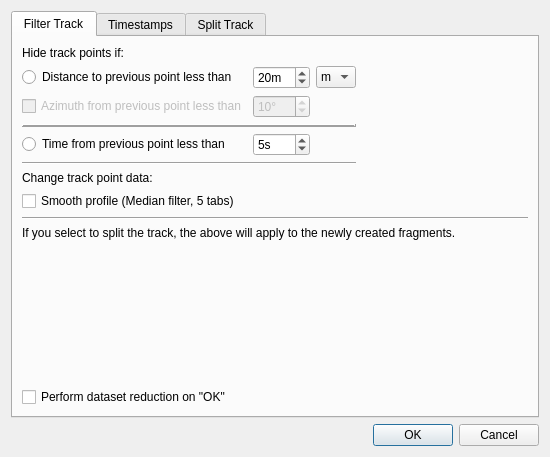
<?xml version="1.0" encoding="UTF-8"?>
<ui version="4.0">
 <author>Joerg Wunsch &lt;j@uriah.heep.sax.de&gt;</author>
 <class>IDlgTrackFilter</class>
 <widget class="QDialog" name="IDlgTrackFilter">
  <property name="geometry">
   <rect>
    <x>0</x>
    <y>0</y>
    <width>550</width>
    <height>457</height>
   </rect>
  </property>
  <property name="windowTitle">
   <string>Track Filter...</string>
  </property>
  <layout class="QVBoxLayout" name="verticalLayout_2">
   <item>
    <widget class="QTabWidget" name="tabTrackFilter">
     <property name="minimumSize">
      <size>
       <width>400</width>
       <height>400</height>
      </size>
     </property>
     <property name="currentIndex">
      <number>0</number>
     </property>
     <widget class="QWidget" name="tabDataset">
      <attribute name="title">
       <string>Filter Track</string>
      </attribute>
      <layout class="QVBoxLayout" name="verticalLayout_3">
       <item>
        <layout class="QHBoxLayout" name="horizontalLayout_3">
         <item>
          <layout class="QGridLayout" name="gridLayout_3">
           <item row="0" column="0">
            <widget class="QLabel" name="labelDataset">
             <property name="text">
              <string>Hide track points if:</string>
             </property>
            </widget>
           </item>
           <item row="1" column="0">
            <widget class="QRadioButton" name="radioDistance">
             <property name="text">
              <string>Distance to previous point less than</string>
             </property>
             <attribute name="buttonGroup">
              <string>buttonGroup</string>
             </attribute>
            </widget>
           </item>
           <item row="1" column="1">
            <widget class="QSpinBox" name="spinDistance">
             <property name="suffix">
              <string notr="true">m</string>
             </property>
             <property name="maximum">
              <number>999</number>
             </property>
             <property name="value">
              <number>20</number>
             </property>
            </widget>
           </item>
           <item row="1" column="2">
            <widget class="QComboBox" name="comboMeterFeet">
             <item>
              <property name="text">
               <string notr="true">m</string>
              </property>
             </item>
             <item>
              <property name="text">
               <string notr="true">ft</string>
              </property>
             </item>
            </widget>
           </item>
           <item row="4" column="1">
            <widget class="QSpinBox" name="spinTimedelta">
             <property name="suffix">
              <string notr="true">s</string>
             </property>
             <property name="maximum">
              <number>999</number>
             </property>
             <property name="value">
              <number>5</number>
             </property>
            </widget>
           </item>
           <item row="4" column="0">
            <widget class="QRadioButton" name="radioTimedelta">
             <property name="text">
              <string>Time from previous point less than</string>
             </property>
             <attribute name="buttonGroup">
              <string>buttonGroup</string>
             </attribute>
            </widget>
           </item>
           <item row="2" column="1">
            <widget class="QSpinBox" name="spinAzimuthDelta">
             <property name="enabled">
              <bool>false</bool>
             </property>
             <property name="suffix">
              <string>°</string>
             </property>
             <property name="maximum">
              <number>90</number>
             </property>
             <property name="value">
              <number>10</number>
             </property>
            </widget>
           </item>
           <item row="3" column="0" colspan="3">
            <widget class="Line" name="line">
             <property name="autoFillBackground">
              <bool>true</bool>
             </property>
             <property name="frameShadow">
              <enum>QFrame::Raised</enum>
             </property>
             <property name="lineWidth">
              <number>2</number>
             </property>
             <property name="midLineWidth">
              <number>0</number>
             </property>
             <property name="orientation">
              <enum>Qt::Horizontal</enum>
             </property>
            </widget>
           </item>
           <item row="2" column="0">
            <widget class="QCheckBox" name="checkAzimuthDelta">
             <property name="enabled">
              <bool>false</bool>
             </property>
             <property name="text">
              <string>Azimuth from previous point less than</string>
             </property>
             <property name="autoExclusive">
              <bool>true</bool>
             </property>
            </widget>
           </item>
           <item row="6" column="0">
            <widget class="QLabel" name="label_5">
             <property name="text">
              <string>Change track point data:</string>
             </property>
            </widget>
           </item>
           <item row="5" column="0" colspan="3">
            <widget class="Line" name="line_2">
             <property name="orientation">
              <enum>Qt::Horizontal</enum>
             </property>
            </widget>
           </item>
           <item row="7" column="0">
            <widget class="QCheckBox" name="checkMedian">
             <property name="text">
              <string>Smooth profile (Median filter, 5 tabs)</string>
             </property>
            </widget>
           </item>
          </layout>
         </item>
         <item>
          <spacer name="horizontalSpacer_3">
           <property name="orientation">
            <enum>Qt::Horizontal</enum>
           </property>
           <property name="sizeHint" stdset="0">
            <size>
             <width>40</width>
             <height>20</height>
            </size>
           </property>
          </spacer>
         </item>
        </layout>
       </item>
       <item>
        <widget class="Line" name="line_3">
         <property name="orientation">
          <enum>Qt::Horizontal</enum>
         </property>
        </widget>
       </item>
       <item>
        <widget class="QLabel" name="label_3">
         <property name="text">
          <string>If you select to split the track, the above will apply to the newly created fragments.</string>
         </property>
         <property name="wordWrap">
          <bool>true</bool>
         </property>
        </widget>
       </item>
       <item>
        <spacer name="verticalSpacer_2">
         <property name="orientation">
          <enum>Qt::Vertical</enum>
         </property>
         <property name="sizeHint" stdset="0">
          <size>
           <width>20</width>
           <height>147</height>
          </size>
         </property>
        </spacer>
       </item>
       <item>
        <widget class="QCheckBox" name="checkReduceDataset">
         <property name="text">
          <string>Perform dataset reduction on &quot;OK&quot;</string>
         </property>
        </widget>
       </item>
      </layout>
     </widget>
     <widget class="QWidget" name="tabTimestamp">
      <attribute name="title">
       <string>Timestamps</string>
      </attribute>
      <layout class="QVBoxLayout" name="verticalLayout">
       <item>
        <layout class="QHBoxLayout" name="horizontalLayout_2">
         <item>
          <layout class="QGridLayout" name="gridLayout_2">
           <item row="0" column="0" colspan="2">
            <widget class="QLabel" name="labelStartTime">
             <property name="styleSheet">
              <string notr="true"/>
             </property>
             <property name="text">
              <string>Change the track's starting time (anonymize track) to:</string>
             </property>
            </widget>
           </item>
           <item row="1" column="0">
            <widget class="QDateTimeEdit" name="datetimeStartTime">
             <property name="displayFormat">
              <string notr="true">yyyy-MM-dd HH:mm:ss</string>
             </property>
            </widget>
           </item>
           <item row="1" column="1">
            <layout class="QHBoxLayout" name="horizontalLayout">
             <item>
              <widget class="QRadioButton" name="radioLocalTime">
               <property name="text">
                <string>Local time</string>
               </property>
               <property name="checked">
                <bool>true</bool>
               </property>
               <attribute name="buttonGroup">
                <string>buttonGroupTZ</string>
               </attribute>
              </widget>
             </item>
             <item>
              <widget class="QRadioButton" name="radioUTC">
               <property name="text">
                <string>UTC</string>
               </property>
               <property name="checked">
                <bool>false</bool>
               </property>
               <attribute name="buttonGroup">
                <string>buttonGroupTZ</string>
               </attribute>
              </widget>
             </item>
            </layout>
           </item>
           <item row="2" column="0" colspan="2">
            <layout class="QGridLayout" name="gridLayout">
             <item row="0" column="0">
              <widget class="QPushButton" name="buttonReset1stOfMonth">
               <property name="text">
                <string>Reset to 1st of month, hour 00</string>
               </property>
              </widget>
             </item>
             <item row="0" column="1">
              <spacer name="horizontalSpacer">
               <property name="orientation">
                <enum>Qt::Horizontal</enum>
               </property>
               <property name="sizeHint" stdset="0">
                <size>
                 <width>40</width>
                 <height>20</height>
                </size>
               </property>
              </spacer>
             </item>
             <item row="1" column="0">
              <widget class="QPushButton" name="buttonResetEpoch">
               <property name="text">
                <string>Reset to 1970-01-01, 00:00 UTC</string>
               </property>
              </widget>
             </item>
            </layout>
           </item>
          </layout>
         </item>
         <item>
          <spacer name="horizontalSpacer_2">
           <property name="orientation">
            <enum>Qt::Horizontal</enum>
           </property>
           <property name="sizeHint" stdset="0">
            <size>
             <width>40</width>
             <height>20</height>
            </size>
           </property>
          </spacer>
         </item>
        </layout>
       </item>
       <item>
        <spacer name="spacer1">
         <property name="orientation">
          <enum>Qt::Vertical</enum>
         </property>
         <property name="sizeType">
          <enum>QSizePolicy::Fixed</enum>
         </property>
         <property name="sizeHint" stdset="0">
          <size>
           <width>28</width>
           <height>13</height>
          </size>
         </property>
        </spacer>
       </item>
       <item>
        <widget class="QRadioButton" name="radioDeltaOriginal">
         <property name="text">
          <string>Leave time deltas as in original track</string>
         </property>
         <property name="checked">
          <bool>true</bool>
         </property>
         <attribute name="buttonGroup">
          <string>buttonGroupTDelta</string>
         </attribute>
        </widget>
       </item>
       <item>
        <widget class="QRadioButton" name="radioDelta1s">
         <property name="text">
          <string>Change time deltas to 1 second per trackpoint</string>
         </property>
         <attribute name="buttonGroup">
          <string>buttonGroupTDelta</string>
         </attribute>
        </widget>
       </item>
       <item>
        <widget class="QLabel" name="label_4">
         <property name="text">
          <string>If you select to split the track, the above will apply to the newly created fragments.</string>
         </property>
         <property name="wordWrap">
          <bool>true</bool>
         </property>
        </widget>
       </item>
       <item>
        <spacer name="verticalSpacer">
         <property name="orientation">
          <enum>Qt::Vertical</enum>
         </property>
         <property name="sizeHint" stdset="0">
          <size>
           <width>381</width>
           <height>30</height>
          </size>
         </property>
        </spacer>
       </item>
       <item>
        <widget class="QCheckBox" name="checkModifyTimestamps">
         <property name="text">
          <string>Modify timestamps on &quot;OK&quot;</string>
         </property>
        </widget>
       </item>
      </layout>
     </widget>
     <widget class="QWidget" name="tab">
      <attribute name="title">
       <string>Split Track</string>
      </attribute>
      <layout class="QVBoxLayout" name="verticalLayout_4">
       <item>
        <layout class="QGridLayout" name="gridLayout_4">
         <item row="0" column="0">
          <widget class="QRadioButton" name="radioSplitChunks">
           <property name="text">
            <string>Split the track into </string>
           </property>
          </widget>
         </item>
         <item row="0" column="1">
          <widget class="QSpinBox" name="spinSplitChunks">
           <property name="minimum">
            <number>2</number>
           </property>
          </widget>
         </item>
         <item row="0" column="2">
          <widget class="QLabel" name="label_2">
           <property name="text">
            <string>chunks</string>
           </property>
          </widget>
         </item>
         <item row="1" column="0">
          <widget class="QRadioButton" name="radioSplitPoints">
           <property name="text">
            <string>SplitTrack into chunks of </string>
           </property>
           <property name="checked">
            <bool>true</bool>
           </property>
          </widget>
         </item>
         <item row="1" column="1">
          <widget class="QSpinBox" name="spinSplitPoints">
           <property name="minimum">
            <number>100</number>
           </property>
           <property name="maximum">
            <number>1000</number>
           </property>
           <property name="singleStep">
            <number>100</number>
           </property>
           <property name="value">
            <number>500</number>
           </property>
          </widget>
         </item>
         <item row="1" column="2">
          <widget class="QLabel" name="label">
           <property name="text">
            <string>points</string>
           </property>
          </widget>
         </item>
         <item row="0" column="3">
          <spacer name="horizontalSpacer_4">
           <property name="orientation">
            <enum>Qt::Horizontal</enum>
           </property>
           <property name="sizeHint" stdset="0">
            <size>
             <width>40</width>
             <height>20</height>
            </size>
           </property>
          </spacer>
         </item>
        </layout>
       </item>
       <item>
        <spacer name="verticalSpacer_3">
         <property name="orientation">
          <enum>Qt::Vertical</enum>
         </property>
         <property name="sizeHint" stdset="0">
          <size>
           <width>20</width>
           <height>40</height>
          </size>
         </property>
        </spacer>
       </item>
       <item>
        <widget class="QCheckBox" name="checkSplitTrack">
         <property name="text">
          <string>Split track on &quot;Ok&quot;</string>
         </property>
        </widget>
       </item>
      </layout>
     </widget>
    </widget>
   </item>
   <item>
    <widget class="QDialogButtonBox" name="buttonBox">
     <property name="orientation">
      <enum>Qt::Horizontal</enum>
     </property>
     <property name="standardButtons">
      <set>QDialogButtonBox::Cancel|QDialogButtonBox::Ok</set>
     </property>
    </widget>
   </item>
  </layout>
 </widget>
 <tabstops>
  <tabstop>tabTrackFilter</tabstop>
  <tabstop>buttonBox</tabstop>
  <tabstop>radioDistance</tabstop>
  <tabstop>spinDistance</tabstop>
  <tabstop>comboMeterFeet</tabstop>
  <tabstop>checkAzimuthDelta</tabstop>
  <tabstop>spinAzimuthDelta</tabstop>
  <tabstop>radioTimedelta</tabstop>
  <tabstop>spinTimedelta</tabstop>
  <tabstop>checkReduceDataset</tabstop>
  <tabstop>radioUTC</tabstop>
  <tabstop>buttonReset1stOfMonth</tabstop>
  <tabstop>buttonResetEpoch</tabstop>
  <tabstop>radioDeltaOriginal</tabstop>
  <tabstop>radioDelta1s</tabstop>
  <tabstop>checkModifyTimestamps</tabstop>
  <tabstop>radioSplitChunks</tabstop>
  <tabstop>spinSplitChunks</tabstop>
  <tabstop>radioSplitPoints</tabstop>
  <tabstop>spinSplitPoints</tabstop>
  <tabstop>checkSplitTrack</tabstop>
  <tabstop>datetimeStartTime</tabstop>
  <tabstop>radioLocalTime</tabstop>
 </tabstops>
 <resources/>
 <connections>
  <connection>
   <sender>buttonBox</sender>
   <signal>accepted()</signal>
   <receiver>IDlgTrackFilter</receiver>
   <slot>accept()</slot>
   <hints>
    <hint type="sourcelabel">
     <x>254</x>
     <y>336</y>
    </hint>
    <hint type="destinationlabel">
     <x>157</x>
     <y>274</y>
    </hint>
   </hints>
  </connection>
  <connection>
   <sender>buttonBox</sender>
   <signal>rejected()</signal>
   <receiver>IDlgTrackFilter</receiver>
   <slot>reject()</slot>
   <hints>
    <hint type="sourcelabel">
     <x>322</x>
     <y>336</y>
    </hint>
    <hint type="destinationlabel">
     <x>286</x>
     <y>274</y>
    </hint>
   </hints>
  </connection>
 </connections>
 <buttongroups>
  <buttongroup name="buttonGroupTDelta"/>
  <buttongroup name="buttonGroup"/>
  <buttongroup name="buttonGroupTZ"/>
 </buttongroups>
</ui>
